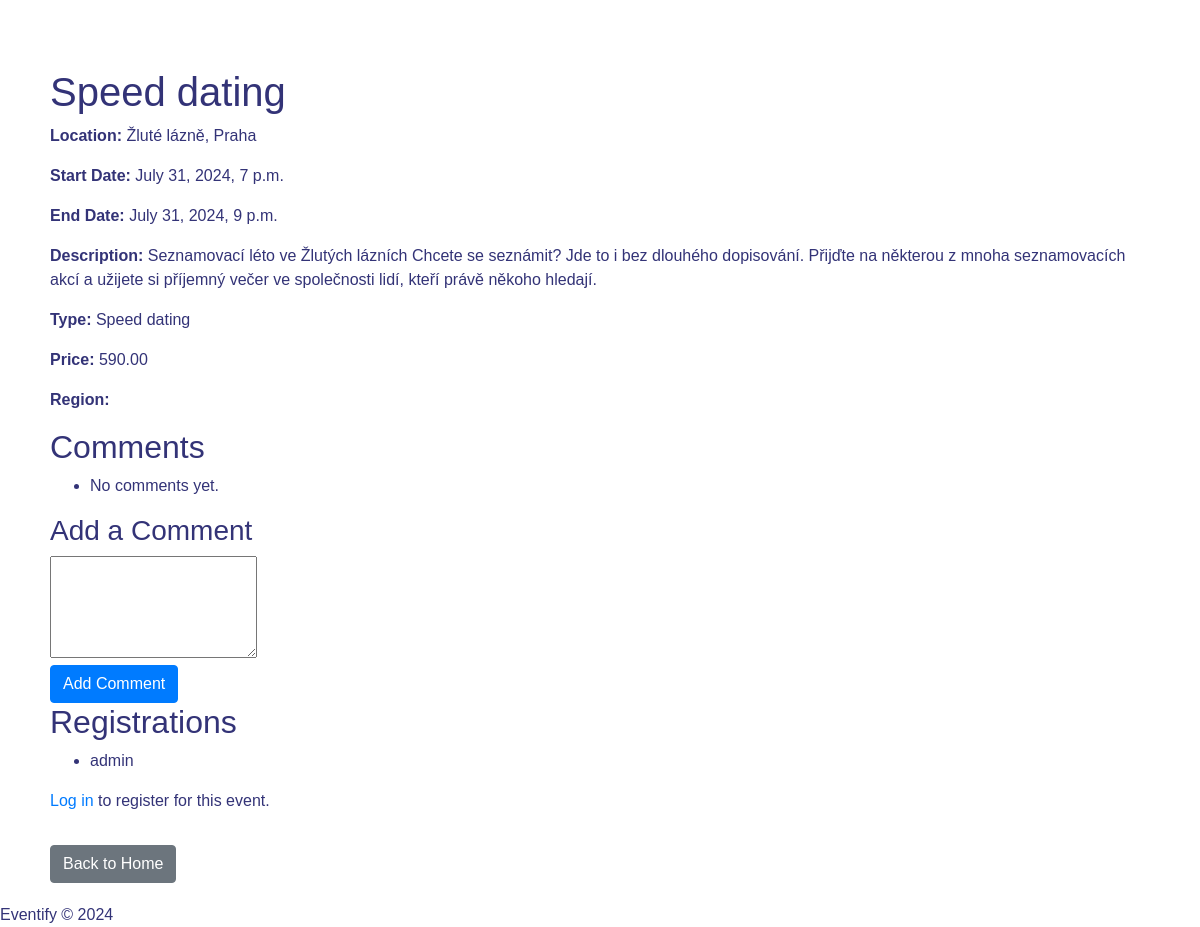
Page /event/4/ on the committed database.
### viewer/models.py (models this page shows, shortened)
class Event(models.Model):
    title = models.CharField(
        max_length=100,
        validators=[MinLengthValidator(20)]  # Opraveno: použití validátoru pro minimální délku
    )
    start_date = models.DateTimeField()
    end_date = models.DateTimeField()
    description = models.TextField()
    created_by = models.ForeignKey(User, on_delete=models.CASCADE, related_name='events')
    type = models.CharField(max_length=50)
    price = models.DecimalField(max_digits=10, decimal_places=2)
    location = models.CharField(max_length=200, null=True, blank=True)
    region = models.CharField(max_length=40, choices=REGION_CHOICES, default='')

class Registration(models.Model):
    user = models.ForeignKey(User, on_delete=models.CASCADE, related_name='registrations')
    event = models.ForeignKey(Event, on_delete=models.CASCADE, related_name='registrations')
    registered_at = models.DateTimeField(auto_now_add=True)

### viewer/views.py (the view)
# urls.py: path('event/<int:event_id>/', event_detail, name='event_detail'),
def event_detail(request, event_id):
    event = get_object_or_404(Event, pk=event_id)
    if request.method == 'POST':
        comment_content = request.POST.get('comment_content')
        if comment_content:
            Comment.objects.create(user=request.user, event=event, content=comment_content)
    comments = event.comments.all().order_by('-created_at')
    registrations = event.registrations.all()
    return render(request, 'viewer/event_detail.html', {
        'event': event,
        'comments': comments,
        'registrations': registrations,
    })

### viewer/templates/viewer/event_detail.html (shortened to what this page needs)
<!DOCTYPE html>
{% load static %}
<html lang="en">
<head>
    <link rel="stylesheet" href="https://stackpath.bootstrapcdn.com/bootstrap/4.2.1/css/bootstrap.min.css"
>
    <link rel="stylesheet" href="{% static 'viewer/style.css' %}">
</head>
<body>
    <div class="container mt-5">
        <h1>{{ event.title }}</h1>
        <p><strong>Location:</strong> {{ event.location }}</p>
        <p><strong>Start Date:</strong> {{ event.start_date }}</p>
        <p><strong>End Date:</strong> {{ event.end_date }}</p>
        <p><strong>Description:</strong> {{ event.description }}</p>
        <p><strong>Type:</strong> {{ event.type }}</p>
        <p><strong>Price:</strong> {{ event.price }}</p>
        <p><strong>Region:</strong> {{ event.get_region_display }}</p>
        <h2>Comments</h2>
        <ul>
            {% for comment in comments %}
                <li>{{ comment.content }} - <em>{{ comment.user.username }}</em></li>
            {% empty %}
                <li>No comments yet.</li>
            {% endfor %}
        </ul>
        <h3>Add a Comment</h3>
        <form method="post">
            <textarea name="comment_content" rows="4"></textarea><br>
            <button type="submit" class="btn btn-primary">Add Comment</button>
        </form>
        <h2>Registrations</h2>
        <ul>
            {% for registration in registrations %}
                <li>{{ registration.user.username }}</li>
            {% empty %}
                <li>No registrations yet.</li>
            {% endfor %}
        </ul>
        {% if user.is_authenticated %}
            {% if user in event.registrations.all %}
                <p>You are already registered for this event.</p>
            {% else %}
                <form method="post" action="{% url 'register_for_event' event.id %}">
                    {% csrf_token %}
                    <button type="submit" class="btn btn-primary">Register for Event</button>
                </form>
            {% endif %}
        {% else %}
            <p><a href="{% url 'login' %}?next={{ request.path }}">Log in</a> to register for this event.</p>
        {% endif %}
        <a href="{% url 'home' %}" class="btn btn-secondary mt-3">Back to Home</a>
    </div>
    {% include 'footer.html' %}
</body>
</html>

### viewer/static/viewer/style.css (style rules this page uses)
body { background-image: url('background.jpg'); background-size: cover; background-repeat: no-repeat; background-attachment: fixed; font-family: 'Arial', sans-serif; color: #337; }
.container { background: rgba(255, 255, 255, 0.8); padding: 20px; border-radius: 10px; margin-top: 30px; }

### rows in the picture
Event: title "Speed dating", location "Žluté lázně, Praha", start_date "July 31, 2024, 7 p.m.", end_date "July 31, 2024, 9 p.m.", description "Seznamovací léto ve Žlutých lázních Chcete se seznámit? Jde to i bez dlouhého dopisování. Přijďte na některou z mnoha seznamovacích akcí a užijete si příjemný večer ve společnosti lidí, kteří právě někoho hledají.", type "Speed dating", price "590.00"
Registration: user.username "admin"
